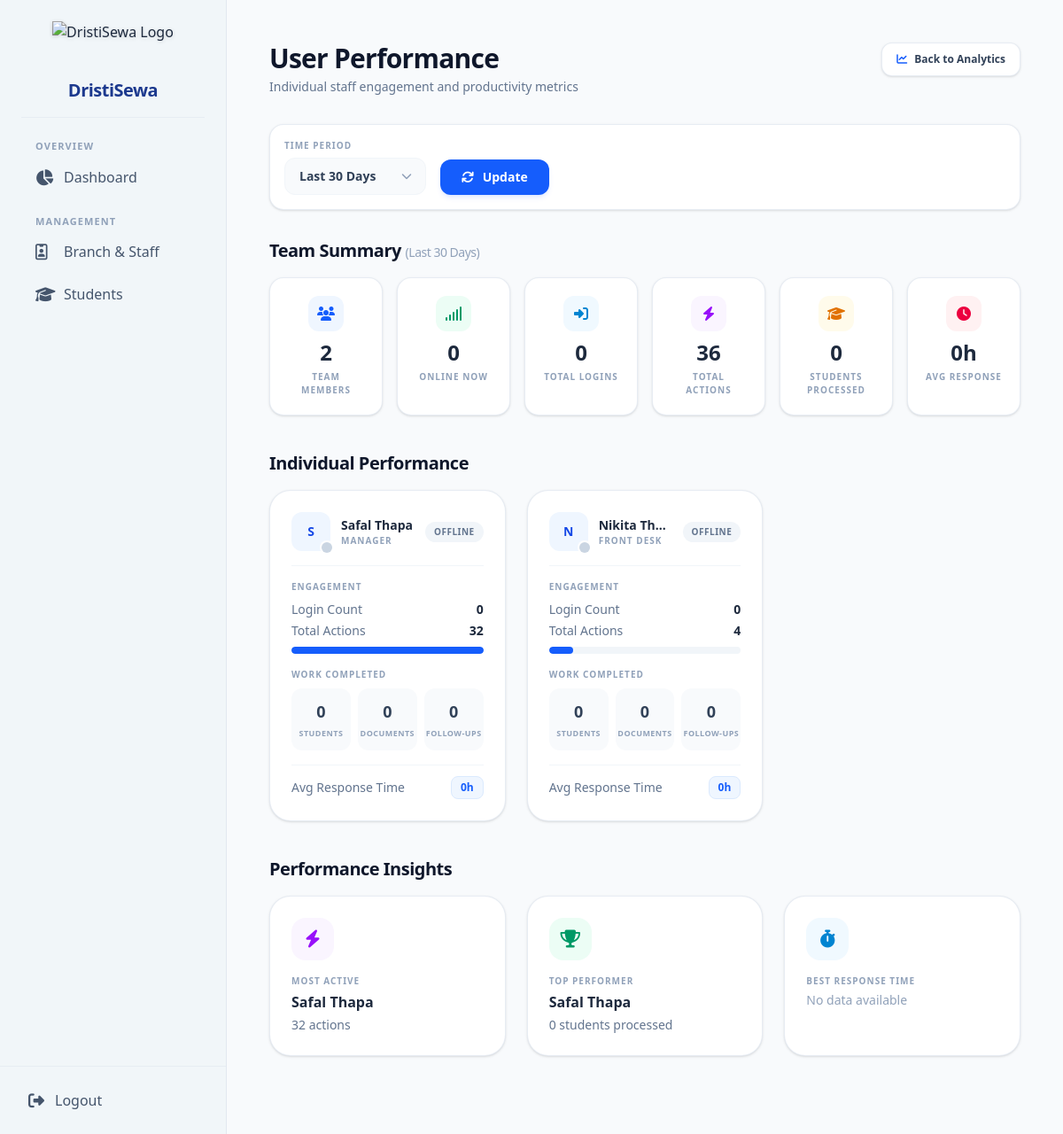
The app's page /analytics/user-performance/ (signed in) with its own data.
### accounts/models.py (models this page shows, shortened)
class User(AbstractUser):
    class Role(models.TextChoices):
        ADMIN = "ADMIN", "Admin"
        MANAGER = "MANAGER", "Manager"
        FRONTDESK = "FRONTDESK", "Front Desk"
        STUDENT = "STUDENT", "Student"
    username = None
    email = models.EmailField("email address", unique=True)
    role = models.CharField(
        max_length=20, choices=Role.choices, default=Role.STUDENT)
    branch = models.ForeignKey(
        "branches.Branch",
        on_delete=models.SET_NULL,
        null=True,
        blank=True,
        related_name="staff",
    )
    phone = models.CharField(max_length=20, blank=True)
    experience_details = models.TextField(blank=True)
    profile_pic = models.ImageField(
        upload_to="profile_pics/", default="profile_pics/default.png", blank=True
    )
    last_seen = models.DateTimeField(null=True, blank=True)
    USERNAME_FIELD = "email"
    REQUIRED_FIELDS = []
    objects = UserManager()
    @property
    def is_online(self):
        if not self.last_seen:
            return False
        threshold = timezone.now() - timedelta(minutes=5)
        return self.last_seen >= threshold

### analytics/views.py (the view)
# urls.py: path('user-performance/', views.user_performance_analytics, name='user_performance'),
@role_required("ADMIN")
def user_performance_analytics(request):
    today = timezone.localdate()
    days = request.GET.get('days', '30')
    try:
        days = int(days)
    except (ValueError, TypeError):
        days = 30
    start_date = today - timedelta(days=days)
    staff_users = User.objects.filter(
        role__in=[User.Role.MANAGER, User.Role.FRONTDESK],
        is_active=True
    )
    staff_performance = []
    for user in staff_users.order_by('first_name', 'last_name'):
        metrics = UserEngagementMetrics.objects.filter(
            user=user,
            date__gte=start_date
        ).aggregate(
            total_logins=Sum('login_count'),
            total_actions=Sum('total_actions'),
            students_processed=Sum('students_processed'),
            documents_reviewed=Sum('documents_reviewed'),
            followups_completed=Sum('followups_completed'),
            avg_response_time=Avg('average_response_time_hours'),
        )
        actions = DetailedActivityLog.objects.filter(
            user=user,
            created_at__date__gte=start_date
        ).count()
        staff_performance.append({
            'user': user,
            'logins': metrics['total_logins'] or 0,
            'actions': metrics['total_actions'] or actions or 0,
            'students_processed': metrics['students_processed'] or 0,
            'documents_reviewed': metrics['documents_reviewed'] or 0,
            'followups_completed': metrics['followups_completed'] or 0,
            'avg_response_time': round(metrics['avg_response_time'] or 0, 1),
            'is_online': user.is_online,
        })
    staff_performance.sort(key=lambda x: x['actions'], reverse=True)
    team_summary = {
        'member_count': len(staff_performance),
        'total_logins': sum(s['logins'] for s in staff_performance),
        'total_actions': sum(s['actions'] for s in staff_performance),
        'total_students_processed': sum(s['students_processed'] for s in staff_performance),
        'total_documents_reviewed': sum(s['documents_reviewed'] for s in staff_performance),
        'total_followups_completed': sum(s['followups_completed'] for s in staff_performance),
        'online_count': sum(1 for s in staff_performance if s['is_online']),
    }
    response_times = [s['avg_response_time'] for s in staff_performance if s['avg_response_time']]
    team_summary['avg_response_time'] = round(sum(response_times) / len(response_times), 1) if response_times else 0
    max_actions = max((s['actions'] for s in staff_performance), default=0)
    for s in staff_performance:
        s['actions_percent'] = round((s['actions'] / max_actions) * 100, 1) if max_actions else 0
    most_active = staff_performance[0] if staff_performance else None
    top_performer = max(staff_performance, key=lambda x: x['students_processed'], default=None)
    fastest_response = min(
        (s for s in staff_performance if s['avg_response_time']),
        key=lambda x: x['avg_response_time'],
        default=None,
    )
    return render(request, 'analytics/user_performance.html', {
        'staff_performance': staff_performance,
        'team_summary': team_summary,
        'most_active': most_active,
        'top_performer': top_performer,
        'fastest_response': fastest_response,
        'days': days,
    })

### templates/analytics/user_performance.html (shortened to what this page needs)
{% extends "admin/dristisewa_base.html" %}
{% block content %}
<div class="flex flex-col md:flex-row md:items-start md:justify-between gap-4 mb-8">
    <div>
        <h2 class="text-3xl font-bold text-slate-900 tracking-tight">User Performance</h2>
        <p class="text-sm text-slate-500 mt-1">Individual staff engagement and productivity metrics</p>
    </div>
    <a href="{% url 'analytics:advanced_dashboard' %}" class="bg-white border border-slate-200/80 hover:bg-slate-50 text-slate-700 font-semibold text-xs px-4 py-2.5 rounded-xl transition shadow-sm flex items-center gap-2">
        <i class="fa-solid fa-chart-line text-blue-600"></i> Back to Analytics
    </a>
</div>
<form method="get" class="bg-white border border-slate-200/80 rounded-2xl shadow-sm p-4 mb-8 flex flex-wrap items-end gap-4">
    <div>
        <label for="days" class="block text-[10px] font-bold uppercase tracking-widest text-slate-400 mb-1.5">Time Period</label>
        <div class="relative">
            <select name="days" id="days" class="appearance-none bg-slate-50 border border-slate-100 rounded-xl pl-4 pr-10 py-2.5 text-sm font-semibold text-slate-700 focus:outline-none focus:border-blue-500 cursor-pointer min-w-[160px]">
                <option value="30" {% if days == 30 %}selected{% endif %}>Last 30 Days</option>
            </select>
        </div>
    </div>
    <button type="submit" class="bg-blue-600 hover:bg-blue-700 text-white font-semibold px-6 py-2.5 rounded-xl text-sm transition shadow-md shadow-blue-600/10">
        <i class="fa-solid fa-arrows-rotate mr-1.5"></i> Update
    </button>
</form>
<div class="mb-10">
    <h4 class="text-xl font-bold text-slate-900 tracking-tight mb-4">Team Summary <span class="text-sm font-medium text-slate-400">(Last {{ days }} Days)</span></h4>
    <div class="grid grid-cols-2 sm:grid-cols-3 lg:grid-cols-6 gap-4">
        <div class="bg-white border border-slate-200/80 rounded-2xl p-5 shadow-sm text-center">
            <div class="w-10 h-10 mx-auto bg-blue-50 rounded-xl flex items-center justify-center text-blue-600 mb-2"><i class="fa-solid fa-users"></i></div>
            <h4 class="text-2xl font-black text-slate-800">{{ team_summary.member_count }}</h4>
            <p class="text-[10px] font-bold uppercase tracking-widest text-slate-400 mt-1">Team Members</p>
        </div>
        <div class="bg-white border border-slate-200/80 rounded-2xl p-5 shadow-sm text-center">
            <div class="w-10 h-10 mx-auto bg-emerald-50 rounded-xl flex items-center justify-center text-emerald-600 mb-2"><i class="fa-solid fa-signal"></i></div>
            <h4 class="text-2xl font-black text-slate-800">{{ team_summary.online_count }}</h4>
            <p class="text-[10px] font-bold uppercase tracking-widest text-slate-400 mt-1">Online Now</p>
        </div>
        <div class="bg-white border border-slate-200/80 rounded-2xl p-5 shadow-sm text-center">
            <div class="w-10 h-10 mx-auto bg-sky-50 rounded-xl flex items-center justify-center text-sky-600 mb-2"><i class="fa-solid fa-right-to-bracket"></i></div>
            <h4 class="text-2xl font-black text-slate-800">{{ team_summary.total_logins }}</h4>
            <p class="text-[10px] font-bold uppercase tracking-widest text-slate-400 mt-1">Total Logins</p>
        </div>
        <div class="bg-white border border-slate-200/80 rounded-2xl p-5 shadow-sm text-center">
            <div class="w-10 h-10 mx-auto bg-purple-50 rounded-xl flex items-center justify-center text-purple-600 mb-2"><i class="fa-solid fa-bolt"></i></div>
            <h4 class="text-2xl font-black text-slate-800">{{ team_summary.total_actions }}</h4>
            <p class="text-[10px] font-bold uppercase tracking-widest text-slate-400 mt-1">Total Actions</p>
        </div>
        <div class="bg-white border border-slate-200/80 rounded-2xl p-5 shadow-sm text-center">
            <div class="w-10 h-10 mx-auto bg-amber-50 rounded-xl flex items-center justify-center text-amber-600 mb-2"><i class="fa-solid fa-graduation-cap"></i></div>
            <h4 class="text-2xl font-black text-slate-800">{{ team_summary.total_students_processed }}</h4>
            <p class="text-[10px] font-bold uppercase tracking-widest text-slate-400 mt-1">Students Processed</p>
        </div>
        <div class="bg-white border border-slate-200/80 rounded-2xl p-5 shadow-sm text-center">
            <div class="w-10 h-10 mx-auto bg-rose-50 rounded-xl flex items-center justify-center text-rose-600 mb-2"><i class="fa-solid fa-clock"></i></div>
            <h4 class="text-2xl font-black text-slate-800">{{ team_summary.avg_response_time }}h</h4>
            <p class="text-[10px] font-bold uppercase tracking-widest text-slate-400 mt-1">Avg Response</p>
        </div>
    </div>
</div>
{% if staff_performance %}
<div class="mb-10">
    <h4 class="text-xl font-bold text-slate-900 tracking-tight mb-4">Individual Performance</h4>
    <div class="grid grid-cols-1 md:grid-cols-2 lg:grid-cols-3 gap-6">
        {% for staff in staff_performance %}
        <div class="bg-white border border-slate-200/80 rounded-3xl p-6 shadow-sm hover:shadow-md transition">
            <div class="flex items-center gap-3 pb-4 mb-4 border-b border-slate-100">
                <div class="relative w-11 h-11 bg-blue-50 rounded-xl flex items-center justify-center font-bold text-sm text-blue-700 shrink-0">
                    {{ staff.user.get_full_name|default:staff.user.email|slice:":1"|upper }}
                    <span class="absolute -bottom-0.5 -right-0.5 w-3 h-3 rounded-full ring-2 ring-white {% if staff.is_online %}bg-emerald-500{% else %}bg-slate-300{% endif %}"></span>
                </div>
                <div class="flex-1 min-w-0">
                    <p class="font-bold text-slate-800 text-sm truncate">{{ staff.user.get_full_name|default:staff.user.email }}</p>
                    <p class="text-[10px] font-bold uppercase tracking-widest text-slate-400">{{ staff.user.get_role_display }}</p>
                </div>
                {% if staff.is_online %}
                <span class="inline-flex items-center px-2.5 py-1 rounded-full text-[10px] font-extrabold uppercase tracking-wider bg-emerald-50 text-emerald-600 border border-emerald-100">Online</span>
                {% else %}
                <span class="inline-flex items-center px-2.5 py-1 rounded-full text-[10px] font-extrabold uppercase tracking-wider bg-slate-100 text-slate-500">Offline</span>
                {% endif %}
            </div>
            <div class="mb-4">
                <p class="text-[10px] font-bold uppercase tracking-widest text-slate-400 mb-2">Engagement</p>
                <div class="flex justify-between items-center text-sm mb-1">
                    <span class="text-slate-500">Login Count</span>
                    <span class="font-bold text-slate-800">{{ staff.logins }}</span>
                </div>
                <div class="flex justify-between items-center text-sm mb-2">
                    <span class="text-slate-500">Total Actions</span>
                    <span class="font-bold text-slate-800">{{ staff.actions }}</span>
                </div>
                <div class="w-full bg-slate-100 h-2 rounded-full overflow-hidden">
                    <div class="bg-blue-600 h-full rounded-full" style="width: {{ staff.actions_percent }}%"></div>
                </div>
            </div>
            <div class="mb-4">
                <p class="text-[10px] font-bold uppercase tracking-widest text-slate-400 mb-2">Work Completed</p>
                <div class="grid grid-cols-3 gap-2 text-center">
                    <div class="bg-slate-50 rounded-xl py-3">
                        <p class="text-lg font-black {% if staff.students_processed > 10 %}text-emerald-600{% elif staff.students_processed > 5 %}text-amber-500{% else %}text-slate-700{% endif %}">{{ staff.students_processed }}</p>
                        <p class="text-[9px] font-bold uppercase tracking-wider text-slate-400 mt-1">Students</p>
                    </div>
                    <div class="bg-slate-50 rounded-xl py-3">
                        <p class="text-lg font-black text-slate-700">{{ staff.documents_reviewed }}</p>
                        <p class="text-[9px] font-bold uppercase tracking-wider text-slate-400 mt-1">Documents</p>
                    </div>
                    <div class="bg-slate-50 rounded-xl py-3">
                        <p class="text-lg font-black text-slate-700">{{ staff.followups_completed }}</p>
                        <p class="text-[9px] font-bold uppercase tracking-wider text-slate-400 mt-1">Follow-ups</p>
                    </div>
                </div>
            </div>
            <div class="flex justify-between items-center text-sm pt-3 border-t border-slate-100">
                <span class="text-slate-500">Avg Response Time</span>
                <span class="inline-flex items-center px-2.5 py-1 rounded-lg text-xs font-bold bg-blue-50 text-blue-600 border border-blue-100">{{ staff.avg_response_time }}h</span>
            </div>
        </div>
        {% endfor %}
    </div>
</div>
<div class="mb-10">
    <h4 class="text-xl font-bold text-slate-900 tracking-tight mb-4">Performance Insights</h4>
    <div class="grid grid-cols-1 md:grid-cols-3 gap-6">
        <div class="bg-white border border-slate-200/80 rounded-3xl p-6 shadow-sm">
            <div class="w-12 h-12 bg-purple-50 rounded-2xl flex items-center justify-center text-purple-600 text-xl mb-4">
                <i class="fa-solid fa-bolt"></i>
            </div>
            <p class="text-[10px] font-bold uppercase tracking-widest text-slate-400 mb-1">Most Active</p>
            {% if most_active %}
            <p class="font-bold text-slate-800">{{ most_active.user.get_full_name|default:most_active.user.email }}</p>
            <p class="text-sm text-slate-500 mt-1">{{ most_active.actions }} actions</p>
            {% else %}
            <p class="text-sm text-slate-400">No data available</p>
            {% endif %}
        </div>
        <div class="bg-white border border-slate-200/80 rounded-3xl p-6 shadow-sm">
            <div class="w-12 h-12 bg-emerald-50 rounded-2xl flex items-center justify-center text-emerald-600 text-xl mb-4">
                <i class="fa-solid fa-trophy"></i>
            </div>
            <p class="text-[10px] font-bold uppercase tracking-widest text-slate-400 mb-1">Top Performer</p>
            {% if top_performer %}
            <p class="font-bold text-slate-800">{{ top_performer.user.get_full_name|default:top_performer.user.email }}</p>
            <p class="text-sm text-slate-500 mt-1">{{ top_performer.students_processed }} students processed</p>
            {% else %}
            <p class="text-sm text-slate-400">No data available</p>
            {% endif %}
        </div>
        <div class="bg-white border border-slate-200/80 rounded-3xl p-6 shadow-sm">
            <div class="w-12 h-12 bg-sky-50 rounded-2xl flex items-center justify-center text-sky-600 text-xl mb-4">
                <i class="fa-solid fa-stopwatch"></i>
            </div>
            <p class="text-[10px] font-bold uppercase tracking-widest text-slate-400 mb-1">Best Response Time</p>
            {% if fastest_response %}
            <p class="font-bold text-slate-800">{{ fastest_response.user.get_full_name|default:fastest_response.user.email }}</p>
            <p class="text-sm text-slate-500 mt-1">{{ fastest_response.avg_response_time }}h average</p>
            {% else %}
            <p class="text-sm text-slate-400">No data available</p>
            {% endif %}
        </div>
    </div>
</div>
{% else %}
<div class="bg-white border border-slate-200/80 rounded-3xl shadow-sm py-16 text-center">
    <i class="fa-solid fa-users-slash text-3xl mb-3 block text-slate-300"></i>
    <p class="font-medium text-sm text-slate-400">No staff performance data available yet.</p>
</div>
{% endif %}
{% endblock %}

### records on screen
User: user.get_full_name "S", user.get_full_name "Safal Thapa", user.role "MANAGER", logins "0", actions "32", {{ staff.actions_percent }} 100.0 (drawn), students_processed "0", documents_reviewed "0", followups_completed "0", avg_response_time "0"
User: user.get_full_name "N", user.get_full_name "Nikita Th…", user.role "FRONT DESK", logins "0", actions "4", {{ staff.actions_percent }} 12.5 (drawn), students_processed "0", documents_reviewed "0", followups_completed "0", avg_response_time "0"

### other values on screen
{{ days }} "30"
{{ team_summary.member_count }} "2"
{{ team_summary.online_count }} "0"
{{ team_summary.total_logins }} "0"
{{ team_summary.total_actions }} "36"
{{ team_summary.total_students_processed }} "0"
{{ team_summary.avg_response_time }} "0"
{{ most_active.actions }} "32"
{{ top_performer.students_processed }} "0"
